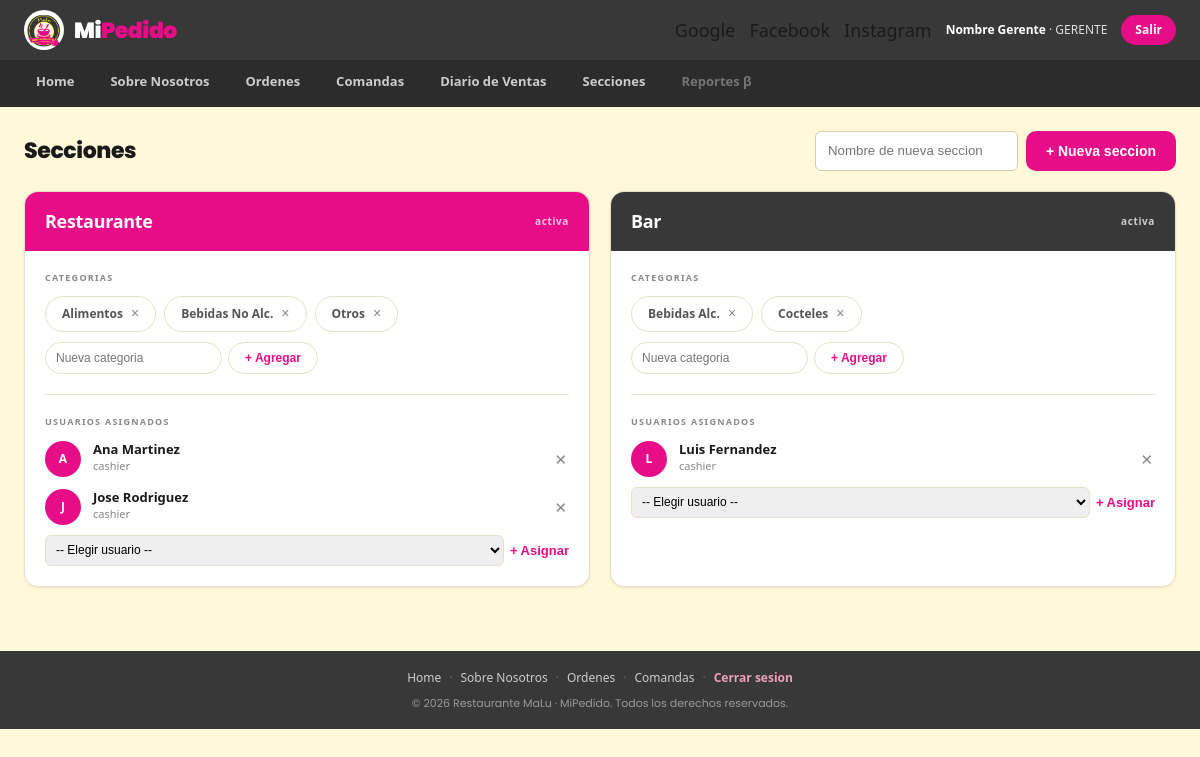
Screenshot of /php/pages/secciones.php (signed in) with the database file from the repository.
### tables this page shows
CREATE TABLE secciones (
  id_seccion   INT AUTO_INCREMENT PRIMARY KEY,
  nombre       VARCHAR(60) NOT NULL,
  estado       ENUM('activa','inactiva') NOT NULL DEFAULT 'activa'
);

CREATE TABLE categorias (
  id_categoria  INT AUTO_INCREMENT PRIMARY KEY,
  nombre        VARCHAR(60) NOT NULL,
  id_seccion    INT NOT NULL,
  CONSTRAINT fk_categoria_seccion FOREIGN KEY (id_seccion) REFERENCES secciones(id_seccion)
);

CREATE TABLE usuarios (
  id_usuario    INT AUTO_INCREMENT PRIMARY KEY,
  nombre        VARCHAR(100) NOT NULL,
  cedula        VARCHAR(30)  NOT NULL,
  carrera       VARCHAR(100) DEFAULT NULL,
  email         VARCHAR(100) NOT NULL UNIQUE,
  password      VARCHAR(100) NOT NULL,       
  rol           ENUM('gerente','supervisor','cashier','comandas') NOT NULL,
  id_seccion    INT DEFAULT NULL,            
  resumen_dev   VARCHAR(500) DEFAULT NULL,   
  foto_url      VARCHAR(255) DEFAULT NULL,
  activo        TINYINT(1) NOT NULL DEFAULT 1,
  CONSTRAINT fk_usuario_seccion FOREIGN KEY (id_seccion) REFERENCES secciones(id_seccion)
);

### php/pages/secciones.php (the view, shortened to what this page needs)
<!DOCTYPE html>
<html lang="es">
<head>
    <link rel="stylesheet" href="<?= CSS_URL ?>main.css">
    <link rel="stylesheet" href="<?= CSS_URL ?>layout.css">
    <link rel="stylesheet" href="<?= CSS_URL ?>secciones.css">
</head>
<body>
<?php require __DIR__ . '/../includes/header.php'; ?>
<main class="main-content" style="min-height:auto">
    <div class="secciones-toprow">
        <h1 class="page-title">Secciones</h1>
        <form method="post" action="secciones.php" style="display:flex;gap:8px">
            <input type="text" name="nombre" placeholder="Nombre de nueva seccion" required
                   style="padding:8px 12px;border-radius:6px;border:1px solid var(--input-border)">
            <button type="submit" class="btn-primary">+ Nueva seccion</button>
        </form>
    </div>
    <div class="secciones-grid">
    <?php
        $pdo = getConnection();
        $rsSec = $pdo->query('SELECT * FROM secciones ORDER BY id_seccion');
        foreach ($rsSec->fetchAll() as $rsec):
            $idSeccion = (int) $rsec['id_seccion'];
            $claseHeader = $idSeccion === 1 ? 'restaurante' : ($idSeccion === 2 ? 'bar' : 'default');
    ?>
        <div class="seccion-card">
            <div class="seccion-card-header <?= $claseHeader ?>">
                <span class="seccion-name"><?= htmlspecialchars($rsec['nombre']) ?></span>
                <span class="seccion-estado"><?= htmlspecialchars($rsec['estado']) ?></span>
            </div>
            <div class="seccion-body">
                <div>
                    <div class="sec-sub-label">Categorias</div>
                    <div class="cat-chips">
                    <?php
                        $psCat = $pdo->prepare('SELECT * FROM categorias WHERE id_seccion = ?');
                        $psCat->execute([$idSeccion]);
                        foreach ($psCat->fetchAll() as $rcat):
                    ?>
                        <div class="cat-chip">
                            <?= htmlspecialchars($rcat['nombre']) ?>
                            <form method="post" action="secciones.php" style="display:inline">
                                <button type="submit" class="btn-chip-remove">×</button>
                            </form>
                        </div>
                    <?php endforeach; ?>
                    </div>
                    <form method="post" action="secciones.php" style="display:flex;gap:6px;margin-top:10px">
                        <input type="text" name="nombre" placeholder="Nueva categoria" required
                               style="font-size:12px;padding:6px 10px;border-radius:20px;border:1px solid var(--card-border)">
                        <button type="submit" class="btn-add-cat">+ Agregar</button>
                    </form>
                </div>
                <hr class="sec-divider">
                <div>
                    <div class="sec-sub-label">Usuarios asignados</div>
                    <div class="user-list">
                    <?php
                        $psUsr = $pdo->prepare("SELECT id_usuario, nombre, rol FROM usuarios WHERE id_seccion = ? AND activo = 1");
                        $psUsr->execute([$idSeccion]);
                        foreach ($psUsr->fetchAll() as $rusr):
                    ?>
                        <div class="user-item">
                            <div class="user-avatar color-1"><?= htmlspecialchars(strtoupper(mb_substr($rusr['nombre'], 0, 1))) ?></div>
                            <div class="user-info">
                                <div class="user-name"><?= htmlspecialchars($rusr['nombre']) ?></div>
                                <div class="user-role"><?= htmlspecialchars($rusr['rol']) ?></div>
                            </div>
                            <form method="post" action="secciones.php">
                                <button type="submit" class="btn-user-remove">✕</button>
                            </form>
                        </div>
                    <?php endforeach; ?>
                    </div>
                    <form method="post" action="secciones.php" style="display:flex;gap:6px;margin-top:10px">
                        <select name="idUsuario" required style="font-size:12px;padding:6px;border-radius:6px;border:1px solid var(--card-border);flex:1">
                            <option value="">-- Elegir usuario --</option>
                        </select>
                        <button type="submit" class="btn-asignar">+ Asignar</button>
                    </form>
                </div>
            </div>
        </div>
    <?php endforeach; ?>
    </div>
</main>
<?php require __DIR__ . '/../includes/footer.php'; ?>
</body>
</html>

### css/main.css (style rules this page uses)
:root { --pink: #e70c88; --pink-hover: #c50073; --pink-light: #ed9fbd; --pink-bg: rgba(231,12,136,0.08); --yellow: #f4d761; --yellow-viv: #f7eb1c; --gold: #746c2c; --coral: #e26661; --sidebar-bg: #383838; --sidebar-text: #d4d4d4; --sidebar-muted:#888888; --topbar-bg: #2c2c2c; --content-bg: #fff8d9; --card-bg: #ffffff; --card-border: #e8e0c8; --input-bg: #ffffff; --input-border: #d4cbb0; --table-stripe: #fdf5dc; --divider: #e8e0c8; --text-primary: #1a1a1a; --text-secondary:#555555; --text-muted: #888888; --text-white: #ffffff; --green: #22c55e; --green-bg: #f0fdf4; --green-border: #bbf7d0; --amber: #d97706; --amber-bg: #fffbeb; --red: #e26661; --font: 'Segoe UI', system-ui, -apple-system, sans-serif; --font-mono: 'Roboto Mono', 'Courier New', monospace; --sp-1: 4px; --sp-2: 8px; --sp-3: 12px; --sp-4: 16px; --sp-5: 20px; --sp-6: 24px; --sp-8: 32px; --sp-10: 0px; --r-sm: 6px; --r-md: 10px; --r-lg: 14px; --r-full: 9999px; --shadow-sm: 0 1px 3px rgba(0,0,0,0.08); --shadow-md: 0 4px 12px rgba(0,0,0,0.10); --t-fast: 120ms ease; --t-base: 180ms ease; --sidebar-w: 200px; --topbar-h: 52px; }
*, *::before, *::after { box-sizing: border-box; margin: 0; padding: 0; }
html { font-size: 16px; -webkit-text-size-adjust: 100%; }
body { font-family: var(--font); background: var(--content-bg); color: var(--text-primary); line-height: 1.5; min-height: 100vh; }
.main-content { grid-area: main; background: var(--content-bg); padding: var(--sp-6); overflow-y: auto; min-height: calc(100vh - var(--topbar-h)); }
.page-title { font-size: 22px; font-weight: 800; letter-spacing: -0.4px; color: var(--text-primary); }
.btn-primary { background: var(--pink); color: var(--text-white); border: none; padding: var(--sp-3) var(--sp-5); border-radius: var(--r-md); font-size: 14px; font-weight: 700; cursor: pointer; transition: background var(--t-fast); display: inline-flex; align-items: center; justify-content: center; gap: var(--sp-2); text-decoration: none; }

### css/layout.css (style rules this page uses)
:root { --font-titulos: 'Poppins', 'Segoe UI', sans-serif; }
h1, h2, h3, .brand-logo-text, .page-title, .site-footer .footer-copy { font-family: var(--font-titulos); }

### rows the page displays
secciones: nombre "Restaurante", estado "activa"
categorias: nombre "Alimentos"
categorias: nombre "Bebidas No Alc."
categorias: nombre "Otros"
usuarios: nombre "A", nombre "Ana Martinez", rol "cashier"
usuarios: nombre "J", nombre "Jose Rodriguez", rol "cashier"
secciones: nombre "Bar", estado "activa"
categorias: nombre "Bebidas Alc."
categorias: nombre "Cocteles"
usuarios: nombre "L", nombre "Luis Fernandez", rol "cashier"

### other values shown
$nombreUser "Nombre Gerente"
$rolActual "GERENTE"
